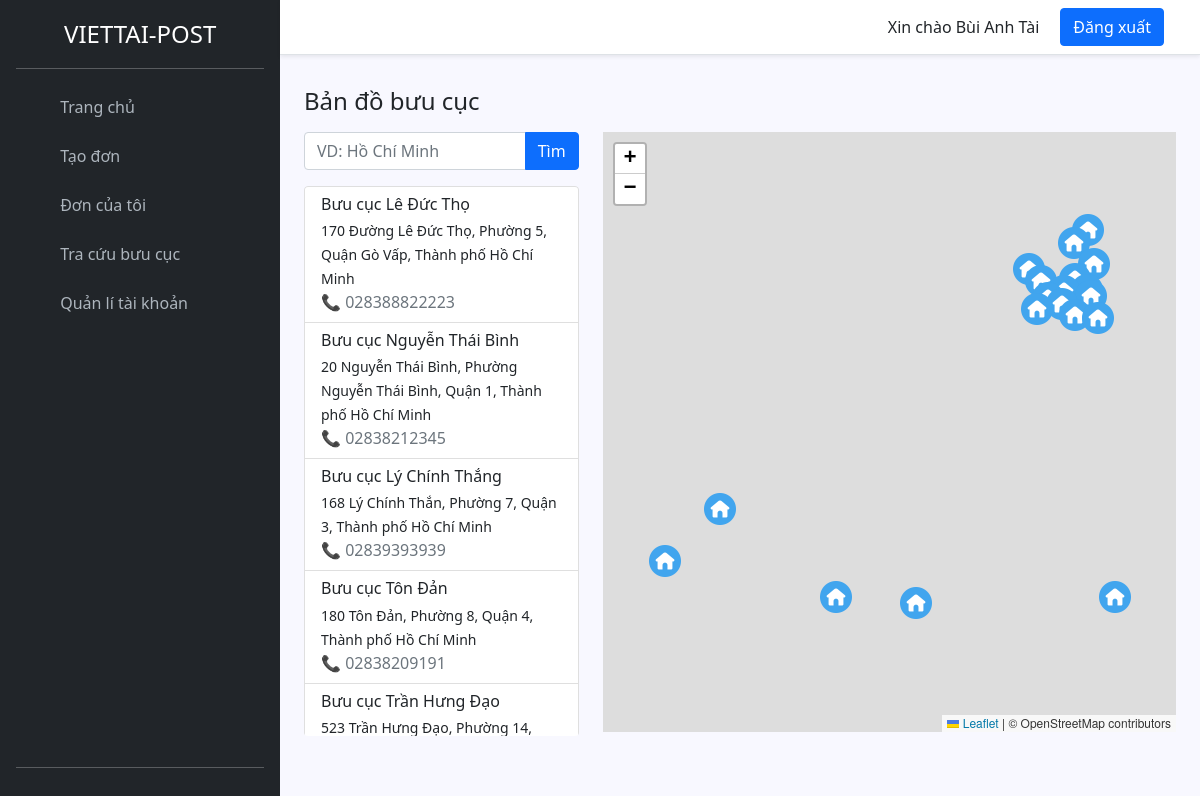
The app's page /buu-cuc.php (signed in) with its own data.
### tables this page shows
CREATE TABLE `buu_cuc` (
  `id` int(11) NOT NULL,
  `ten_buu_cuc` varchar(255) NOT NULL,
  `dia_chi` text NOT NULL,
  `xa_huyen_tinh` text NOT NULL,
  `vi_do` decimal(10,7) NOT NULL,
  `kinh_do` decimal(10,7) NOT NULL,
  `so_dien_thoai` varchar(20) DEFAULT NULL,
  `thoi_gian_tao` timestamp NOT NULL DEFAULT current_timestamp()
);

### controller/cls-khachhang.php (called while the page is built, shortened)
<?php
class clsKhachhang extends ConnectDB
{
    public function getTatCaBuuCuc()
    {
        $conn = $this->connect();
        $stmt = $conn->prepare("SELECT * FROM buu_cuc");
        $stmt->execute();
        return $stmt->fetchAll(PDO::FETCH_ASSOC);
    }
}
?>

### buu-cuc.php (the view, shortened to what this page needs)
<!DOCTYPE html>
<html lang="vi">
<head>
    <link rel="stylesheet" href="asset/css/bootstrap.min.css">
    <link rel="stylesheet" href="asset/css/style.css">
</head>
<?php
require_once 'controller/cls-khachhang.php';
$kh = new clsKhachhang();
$search= $_GET['search'] ?? '';
if (!empty($search)) {
    $buuCucs = $kh->getBuuCucTheoTimKiem($search);
} else {
    $buuCucs = $kh->getTatCaBuuCuc();
}
?>
<link rel="stylesheet" href="https://unpkg.com/leaflet@1.9.4/dist/leaflet.css" />
<body  class="d-flex">
    <?php
    require_once 'view/sidebar.php';
    ?>
    <div class="main-content">
    <?php
    require_once 'view/header.php';
    ?>
<div class="container-fluid px-4 pb-5">
    <h4 class="mt-3 mb-3">Bản đồ bưu cục</h4>
    <div class="row">
        <div class="col-md-4">
            <form method="GET" action="">
            <div class="mb-3 input-group">
                <input type="text" class="form-control" id="search" name="search"
                placeholder="VD: Hồ Chí Minh" value="<?= isset($_GET['search']) ? htmlspecialchars($_GET['search']) : '' ?>">
                <button type="submit" class="btn btn-primary">Tìm</button>
            </div>
            </form>
            <div class="list-group" style="height: 550px; overflow-y: auto;">
                <?php foreach ($buuCucs as $buuCuc): ?>
                    <div class="list-group-item">
                        <h6 class="mb-1"><?= htmlspecialchars($buuCuc['ten_buu_cuc']) ?></h6>
                        <small><?= htmlspecialchars($buuCuc['dia_chi']) ?>, <?= htmlspecialchars($buuCuc['xa_huyen_tinh']) ?></small><br>
                        <span class="text-muted">📞 <?= $buuCuc['so_dien_thoai'] ?? 'Không có' ?></span>
                    </div>
                <?php endforeach; ?>
            </div>
        </div>
        <div class="col-md-8">
            <div id="map" style="height: 600px;"></div>
        </div>
    </div>
</div>
</body>
</html>

### asset/css/style.css (style rules this page uses)
.main-content { width: calc(100% - 280px); min-height: 100vh; display: flex; flex-direction: column; }
body { background-color: ghostwhite; }

### records on screen
buu_cuc: ten_buu_cuc "Bưu cục Lê Đức Thọ", dia_chi "170 Đường Lê Đức Thọ", xa_huyen_tinh "Phường 5, Quận Gò Vấp, Thành phố Hồ Chí Minh", so_dien_thoai "028388822223"
buu_cuc: ten_buu_cuc "Bưu cục Nguyễn Thái Bình", dia_chi "20 Nguyễn Thái Bình", xa_huyen_tinh "Phường Nguyễn Thái Bình, Quận 1, Thành phố Hồ Chí Minh", so_dien_thoai "02838212345"
buu_cuc: ten_buu_cuc "Bưu cục Lý Chính Thắng", dia_chi "168 Lý Chính Thắn", xa_huyen_tinh "Phường 7, Quận 3, Thành phố Hồ Chí Minh", so_dien_thoai "02839393939"
buu_cuc: ten_buu_cuc "Bưu cục Tôn Đản", dia_chi "180 Tôn Đản", xa_huyen_tinh "Phường 8, Quận 4, Thành phố Hồ Chí Minh", so_dien_thoai "02838209191"
buu_cuc: ten_buu_cuc "Bưu cục Trần Hưng Đạo", dia_chi "523 Trần Hưng Đạo", xa_huyen_tinh "Phường 14,…"

### other values on screen
$_SESSION['ho_ten'] "Bùi Anh Tài"
